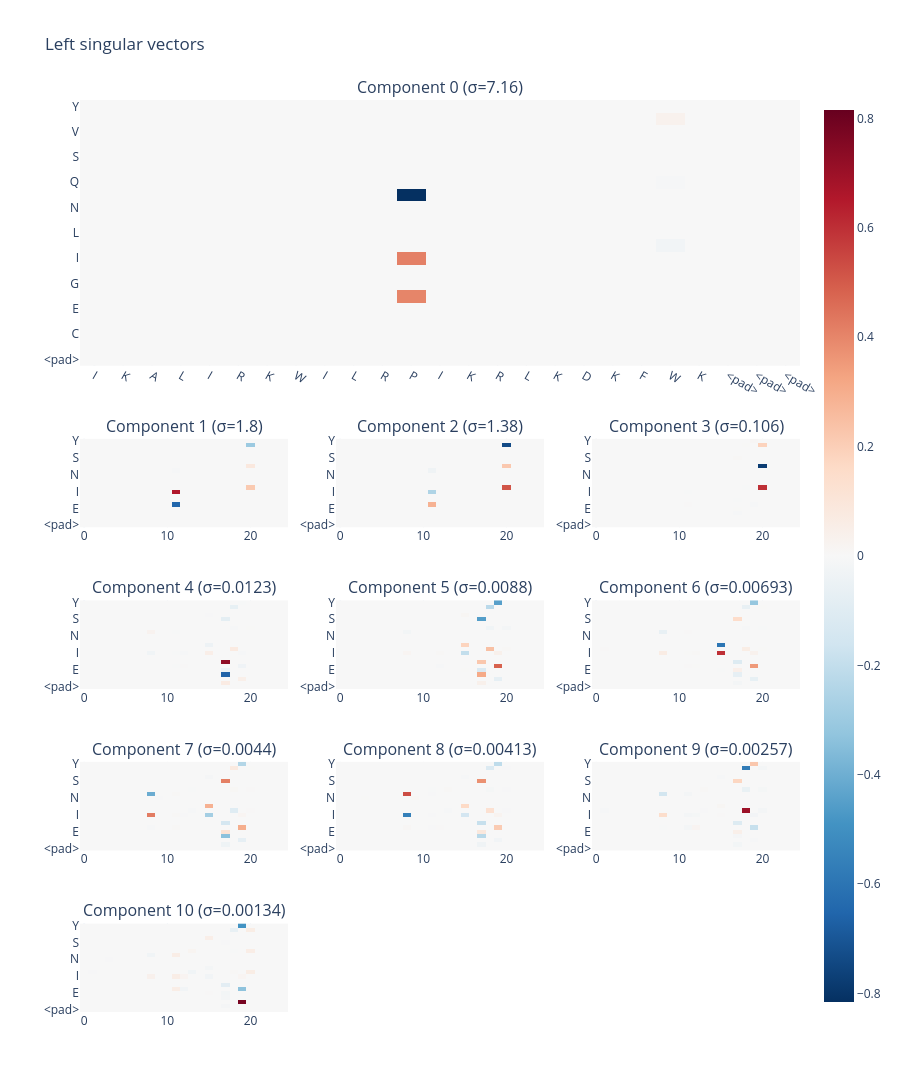

Here is the notebook cell this chart was saved with:
### Code cell
from plotly.subplots import make_subplots

selected_components = torch.where(singular > SINGULAR_VALUE_THRESHOLD)[0].tolist()

x_labels = list(decoded_peptide) + ["<pad>"] * (25 - len(decoded_peptide))

positions = np.arange(25)
customdata = np.zeros((len(alphabet), 25, 2), dtype=object)
customdata[:, :, 0] = positions
customdata[:, :, 1] = np.array(x_labels)

ncols = 3
first_component = selected_components[0]
remaining_components = selected_components[1:]
small_rows = int(np.ceil(len(remaining_components) / ncols))
nrows = 1 + small_rows

component_matrices = {
    component: (
        left[:, component]
        .reshape(25, len(alphabet))
        .T.detach()
        .cpu()
        .numpy()
    )
    for component in selected_components
}

global_color_limit = max(
    np.abs(matrix).max() for matrix in component_matrices.values()
)

subplot_titles = [
    f"Component {first_component} (σ={singular_values[first_component]:.3g})",
]

subplot_titles.extend(
    [
        f"Component {component} (σ={singular_values[component]:.3g})"
        for component in remaining_components
    ]
)
subplot_titles.extend([""] * (nrows * ncols - len(subplot_titles)))

specs = [[{"colspan": 3}, None, None]] + [
    [{"type": "heatmap"} for _ in range(ncols)]
    for _ in range(small_rows)
]

fig_grid = make_subplots(
    rows=nrows,
    cols=ncols,
    specs=specs,
    subplot_titles=subplot_titles,
    vertical_spacing=0.08,
    row_heights=[3] + [1] * small_rows,
)

def add_component_heatmap(component, row, col, showscale=False):
    matrix = component_matrices[component]

    component_customdata = np.empty((len(alphabet), 25, 2), dtype=object)
    component_customdata[:, :, 0] = positions
    component_customdata[:, :, 1] = np.array(x_labels)

    fig_grid.add_trace(
        go.Heatmap(
            z=matrix,
            x=positions,
            y=alphabet,
            colorscale="RdBu_r",
            zmid=0,
            zmin=-global_color_limit,
            zmax=global_color_limit,
            showscale=showscale,
            customdata=component_customdata,
            hovertemplate=(
                "Position: %{customdata[0]}<br>"
                "Residue: %{customdata[1]}<br>"
                "Alphabet: %{y}<br>"
                "Loading: %{z:.3f}<extra></extra>"
            ),
        ),
        row=row,
        col=col,
    )

# First singular vector: large, full-width plot.
add_component_heatmap(
    first_component,
    row=1,
    col=1,
    showscale=True,
)

# Remaining singular vectors: smaller grid.
for index, component in enumerate(remaining_components):
    row, col = divmod(index, ncols)
    add_component_heatmap(
        component,
        row=row + 2,
        col=col + 1,
    )

fig_grid.update_layout(
    title="Left singular vectors",
    template="plotly_white",
    width=900,
    height=800 + 230 * small_rows,
    xaxis={
        "tickmode": "array",
        "tickvals": np.arange(25),
        "ticktext": x_labels,
    },
)

fig_grid.show()

### Figure 1 — Plotly figure (JSON) as saved in the notebook; plotly's stock layout.template omitted (floating-point values rounded to 4 significant figures; data arrays with more than 128 entries replaced by an {"elided": "..."} marker saying what was removed)
{"data": [{"colorscale": [[0, "rgb(5,48,97)"], [0.1, "rgb(33,102,172)"], [0.2, "rgb(67,147,195)"], [0.3, "rgb(146,197,222)"], [0.4, "rgb(209,229,240)"], [0.5, "rgb(247,247,247)"], [0.6, "rgb(253,219,199)"], [0.7, "rgb(244,165,130)"], [0.8, "rgb(214,96,77)"], [0.9, "rgb(178,24,43)"], [1, "rgb(103,0,31)"]], "customdata": {"elided": "21x25x2 mixed values"}, "hovertemplate": "Position: %{customdata[0]}<br>Residue: %{customdata[1]}<br>Alphabet: %{y}<br>Loading: %{z:.3f}<extra></extra>", "showscale": true, "type": "heatmap", "x": [0, 1, 2, 3, 4, 5, 6, 7, 8, 9, 10, 11, 12, 13, 14, 15, 16, 17, 18, 19, 20, 21, 22, 23, 24], "xaxis": "x", "y": ["<pad>", "A", "C", "D", "E", "F", "G", "H", "I", "K", "L", "M", "N", "P", "Q", "R", "S", "T", "V", "W", "Y"], "yaxis": "y", "z": {"elided": "21x25 float values"}, "zmax": 0.8157, "zmid": 0, "zmin": -0.8157}, {"colorscale": [[0, "rgb(5,48,97)"], [0.1, "rgb(33,102,172)"], [0.2, "rgb(67,147,195)"], [0.3, "rgb(146,197,222)"], [0.4, "rgb(209,229,240)"], [0.5, "rgb(247,247,247)"], [0.6, "rgb(253,219,199)"], [0.7, "rgb(244,165,130)"], [0.8, "rgb(214,96,77)"], [0.9, "rgb(178,24,43)"], [1, "rgb(103,0,31)"]], "customdata": {"elided": "21x25x2 mixed values"}, "hovertemplate": "Position: %{customdata[0]}<br>Residue: %{customdata[1]}<br>Alphabet: %{y}<br>Loading: %{z:.3f}<extra></extra>", "showscale": false, "type": "heatmap", "x": [0, 1, 2, 3, 4, 5, 6, 7, 8, 9, 10, 11, 12, 13, 14, 15, 16, 17, 18, 19, 20, 21, 22, 23, 24], "xaxis": "x2", "y": ["<pad>", "A", "C", "D", "E", "F", "G", "H", "I", "K", "L", "M", "N", "P", "Q", "R", "S", "T", "V", "W", "Y"], "yaxis": "y2", "z": {"elided": "21x25 float values"}, "zmax": 0.8157, "zmid": 0, "zmin": -0.8157}, {"colorscale": [[0, "rgb(5,48,97)"], [0.1, "rgb(33,102,172)"], [0.2, "rgb(67,147,195)"], [0.3, "rgb(146,197,222)"], [0.4, "rgb(209,229,240)"], [0.5, "rgb(247,247,247)"], [0.6, "rgb(253,219,199)"], [0.7, "rgb(244,165,130)"], [0.8, "rgb(214,96,77)"], [0.9, "rgb(178,24,43)"], [1, "rgb(103,0,31)"]], "customdata": {"elided": "21x25x2 mixed values"}, "hovertemplate": "Position: %{customdata[0]}<br>Residue: %{customdata[1]}<br>Alphabet: %{y}<br>Loading: %{z:.3f}<extra></extra>", "showscale": false, "type": "heatmap", "x": [0, 1, 2, 3, 4, 5, 6, 7, 8, 9, 10, 11, 12, 13, 14, 15, 16, 17, 18, 19, 20, 21, 22, 23, 24], "xaxis": "x3", "y": ["<pad>", "A", "C", "D", "E", "F", "G", "H", "I", "K", "L", "M", "N", "P", "Q", "R", "S", "T", "V", "W", "Y"], "yaxis": "y3", "z": {"elided": "21x25 float values"}, "zmax": 0.8157, "zmid": 0, "zmin": -0.8157}, {"colorscale": [[0, "rgb(5,48,97)"], [0.1, "rgb(33,102,172)"], [0.2, "rgb(67,147,195)"], [0.3, "rgb(146,197,222)"], [0.4, "rgb(209,229,240)"], [0.5, "rgb(247,247,247)"], [0.6, "rgb(253,219,199)"], [0.7, "rgb(244,165,130)"], [0.8, "rgb(214,96,77)"], [0.9, "rgb(178,24,43)"], [1, "rgb(103,0,31)"]], "customdata": {"elided": "21x25x2 mixed values"}, "hovertemplate": "Position: %{customdata[0]}<br>Residue: %{customdata[1]}<br>Alphabet: %{y}<br>Loading: %{z:.3f}<extra></extra>", "showscale": false, "type": "heatmap", "x": [0, 1, 2, 3, 4, 5, 6, 7, 8, 9, 10, 11, 12, 13, 14, 15, 16, 17, 18, 19, 20, 21, 22, 23, 24], "xaxis": "x4", "y": ["<pad>", "A", "C", "D", "E", "F", "G", "H", "I", "K", "L", "M", "N", "P", "Q", "R", "S", "T", "V", "W", "Y"], "yaxis": "y4", "z": {"elided": "21x25 float values"}, "zmax": 0.8157, "zmid": 0, "zmin": -0.8157}, {"colorscale": [[0, "rgb(5,48,97)"], [0.1, "rgb(33,102,172)"], [0.2, "rgb(67,147,195)"], [0.3, "rgb(146,197,222)"], [0.4, "rgb(209,229,240)"], [0.5, "rgb(247,247,247)"], [0.6, "rgb(253,219,199)"], [0.7, "rgb(244,165,130)"], [0.8, "rgb(214,96,77)"], [0.9, "rgb(178,24,43)"], [1, "rgb(103,0,31)"]], "customdata": {"elided": "21x25x2 mixed values"}, "hovertemplate": "Position: %{customdata[0]}<br>Residue: %{customdata[1]}<br>Alphabet: %{y}<br>Loading: %{z:.3f}<extra></extra>", "showscale": false, "type": "heatmap", "x": [0, 1, 2, 3, 4, 5, 6, 7, 8, 9, 10, 11, 12, 13, 14, 15, 16, 17, 18, 19, 20, 21, 22, 23, 24], "xaxis": "x5", "y": ["<pad>", "A", "C", "D", "E", "F", "G", "H", "I", "K", "L", "M", "N", "P", "Q", "R", "S", "T", "V", "W", "Y"], "yaxis": "y5", "z": {"elided": "21x25 float values"}, "zmax": 0.8157, "zmid": 0, "zmin": -0.8157}, {"colorscale": [[0, "rgb(5,48,97)"], [0.1, "rgb(33,102,172)"], [0.2, "rgb(67,147,195)"], [0.3, "rgb(146,197,222)"], [0.4, "rgb(209,229,240)"], [0.5, "rgb(247,247,247)"], [0.6, "rgb(253,219,199)"], [0.7, "rgb(244,165,130)"], [0.8, "rgb(214,96,77)"], [0.9, "rgb(178,24,43)"], [1, "rgb(103,0,31)"]], "customdata": {"elided": "21x25x2 mixed values"}, "hovertemplate": "Position: %{customdata[0]}<br>Residue: %{customdata[1]}<br>Alphabet: %{y}<br>Loading: %{z:.3f}<extra></extra>", "showscale": false, "type": "heatmap", "x": [0, 1, 2, 3, 4, 5, 6, 7, 8, 9, 10, 11, 12, 13, 14, 15, 16, 17, 18, 19, 20, 21, 22, 23, 24], "xaxis": "x6", "y": ["<pad>", "A", "C", "D", "E", "F", "G", "H", "I", "K", "L", "M", "N", "P", "Q", "R", "S", "T", "V", "W", "Y"], "yaxis": "y6", "z": {"elided": "21x25 float values"}, "zmax": 0.8157, "zmid": 0, "zmin": -0.8157}, {"colorscale": [[0, "rgb(5,48,97)"], [0.1, "rgb(33,102,172)"], [0.2, "rgb(67,147,195)"], [0.3, "rgb(146,197,222)"], [0.4, "rgb(209,229,240)"], [0.5, "rgb(247,247,247)"], [0.6, "rgb(253,219,199)"], [0.7, "rgb(244,165,130)"], [0.8, "rgb(214,96,77)"], [0.9, "rgb(178,24,43)"], [1, "rgb(103,0,31)"]], "customdata": {"elided": "21x25x2 mixed values"}, "hovertemplate": "Position: %{customdata[0]}<br>Residue: %{customdata[1]}<br>Alphabet: %{y}<br>Loading: %{z:.3f}<extra></extra>", "showscale": false, "type": "heatmap", "x": [0, 1, 2, 3, 4, 5, 6, 7, 8, 9, 10, 11, 12, 13, 14, 15, 16, 17, 18, 19, 20, 21, 22, 23, 24], "xaxis": "x7", "y": ["<pad>", "A", "C", "D", "E", "F", "G", "H", "I", "K", "L", "M", "N", "P", "Q", "R", "S", "T", "V", "W", "Y"], "yaxis": "y7", "z": {"elided": "21x25 float values"}, "zmax": 0.8157, "zmid": 0, "zmin": -0.8157}, {"colorscale": [[0, "rgb(5,48,97)"], [0.1, "rgb(33,102,172)"], [0.2, "rgb(67,147,195)"], [0.3, "rgb(146,197,222)"], [0.4, "rgb(209,229,240)"], [0.5, "rgb(247,247,247)"], [0.6, "rgb(253,219,199)"], [0.7, "rgb(244,165,130)"], [0.8, "rgb(214,96,77)"], [0.9, "rgb(178,24,43)"], [1, "rgb(103,0,31)"]], "customdata": {"elided": "21x25x2 mixed values"}, "hovertemplate": "Position: %{customdata[0]}<br>Residue: %{customdata[1]}<br>Alphabet: %{y}<br>Loading: %{z:.3f}<extra></extra>", "showscale": false, "type": "heatmap", "x": [0, 1, 2, 3, 4, 5, 6, 7, 8, 9, 10, 11, 12, 13, 14, 15, 16, 17, 18, 19, 20, 21, 22, 23, 24], "xaxis": "x8", "y": ["<pad>", "A", "C", "D", "E", "F", "G", "H", "I", "K", "L", "M", "N", "P", "Q", "R", "S", "T", "V", "W", "Y"], "yaxis": "y8", "z": {"elided": "21x25 float values"}, "zmax": 0.8157, "zmid": 0, "zmin": -0.8157}, {"colorscale": [[0, "rgb(5,48,97)"], [0.1, "rgb(33,102,172)"], [0.2, "rgb(67,147,195)"], [0.3, "rgb(146,197,222)"], [0.4, "rgb(209,229,240)"], [0.5, "rgb(247,247,247)"], [0.6, "rgb(253,219,199)"], [0.7, "rgb(244,165,130)"], [0.8, "rgb(214,96,77)"], [0.9, "rgb(178,24,43)"], [1, "rgb(103,0,31)"]], "customdata": {"elided": "21x25x2 mixed values"}, "hovertemplate": "Position: %{customdata[0]}<br>Residue: %{customdata[1]}<br>Alphabet: %{y}<br>Loading: %{z:.3f}<extra></extra>", "showscale": false, "type": "heatmap", "x": [0, 1, 2, 3, 4, 5, 6, 7, 8, 9, 10, 11, 12, 13, 14, 15, 16, 17, 18, 19, 20, 21, 22, 23, 24], "xaxis": "x9", "y": ["<pad>", "A", "C", "D", "E", "F", "G", "H", "I", "K", "L", "M", "N", "P", "Q", "R", "S", "T", "V", "W", "Y"], "yaxis": "y9", "z": {"elided": "21x25 float values"}, "zmax": 0.8157, "zmid": 0, "zmin": -0.8157}, {"colorscale": [[0, "rgb(5,48,97)"], [0.1, "rgb(33,102,172)"], [0.2, "rgb(67,147,195)"], [0.3, "rgb(146,197,222)"], [0.4, "rgb(209,229,240)"], [0.5, "rgb(247,247,247)"], [0.6, "rgb(253,219,199)"], [0.7, "rgb(244,165,130)"], [0.8, "rgb(214,96,77)"], [0.9, "rgb(178,24,43)"], [1, "rgb(103,0,31)"]], "customdata": {"elided": "21x25x2 mixed values"}, "hovertemplate": "Position: %{customdata[0]}<br>Residue: %{customdata[1]}<br>Alphabet: %{y}<br>Loading: %{z:.3f}<extra></extra>", "showscale": false, "type": "heatmap", "x": [0, 1, 2, 3, 4, 5, 6, 7, 8, 9, 10, 11, 12, 13, 14, 15, 16, 17, 18, 19, 20, 21, 22, 23, 24], "xaxis": "x10", "y": ["<pad>", "A", "C", "D", "E", "F", "G", "H", "I", "K", "L", "M", "N", "P", "Q", "R", "S", "T", "V", "W", "Y"], "yaxis": "y10", "z": {"elided": "21x25 float values"}, "zmax": 0.8157, "zmid": 0, "zmin": -0.8157}, {"colorscale": [[0, "rgb(5,48,97)"], [0.1, "rgb(33,102,172)"], [0.2, "rgb(67,147,195)"], [0.3, "rgb(146,197,222)"], [0.4, "rgb(209,229,240)"], [0.5, "rgb(247,247,247)"], [0.6, "rgb(253,219,199)"], [0.7, "rgb(244,165,130)"], [0.8, "rgb(214,96,77)"], [0.9, "rgb(178,24,43)"], [1, "rgb(103,0,31)"]], "customdata": {"elided": "21x25x2 mixed values"}, "hovertemplate": "Position: %{customdata[0]}<br>Residue: %{customdata[1]}<br>Alphabet: %{y}<br>Loading: %{z:.3f}<extra></extra>", "showscale": false, "type": "heatmap", "x": [0, 1, 2, 3, 4, 5, 6, 7, 8, 9, 10, 11, 12, 13, 14, 15, 16, 17, 18, 19, 20, 21, 22, 23, 24], "xaxis": "x11", "y": ["<pad>", "A", "C", "D", "E", "F", "G", "H", "I", "K", "L", "M", "N", "P", "Q", "R", "S", "T", "V", "W", "Y"], "yaxis": "y11", "z": {"elided": "21x25 float values"}, "zmax": 0.8157, "zmid": 0, "zmin": -0.8157}], "layout": {"annotations": [{"font": {"size": 16}, "showarrow": false, "text": "Component 0 (σ=7.16)", "x": 0.5, "xanchor": "center", "xref": "paper", "y": 1.0, "yanchor": "bottom", "yref": "paper"}, {"font": {"size": 16}, "showarrow": false, "text": "Component 1 (σ=1.8)", "x": 0.1444, "xanchor": "center", "xref": "paper", "y": 0.6286, "yanchor": "bottom", "yref": "paper"}, {"font": {"size": 16}, "showarrow": false, "text": "Component 2 (σ=1.38)", "x": 0.5, "xanchor": "center", "xref": "paper", "y": 0.6286, "yanchor": "bottom", "yref": "paper"}, {"font": {"size": 16}, "showarrow": false, "text": "Component 3 (σ=0.106)", "x": 0.8556, "xanchor": "center", "xref": "paper", "y": 0.6286, "yanchor": "bottom", "yref": "paper"}, {"font": {"size": 16}, "showarrow": false, "text": "Component 4 (σ=0.0123)", "x": 0.1444, "xanchor": "center", "xref": "paper", "y": 0.4514, "yanchor": "bottom", "yref": "paper"}, {"font": {"size": 16}, "showarrow": false, "text": "Component 5 (σ=0.0088)", "x": 0.5, "xanchor": "center", "xref": "paper", "y": 0.4514, "yanchor": "bottom", "yref": "paper"}, {"font": {"size": 16}, "showarrow": false, "text": "Component 6 (σ=0.00693)", "x": 0.8556, "xanchor": "center", "xref": "paper", "y": 0.4514, "yanchor": "bottom", "yref": "paper"}, {"font": {"size": 16}, "showarrow": false, "text": "Component 7 (σ=0.0044)", "x": 0.1444, "xanchor": "center", "xref": "paper", "y": 0.2743, "yanchor": "bottom", "yref": "paper"}, {"font": {"size": 16}, "showarrow": false, "text": "Component 8 (σ=0.00413)", "x": 0.5, "xanchor": "center", "xref": "paper", "y": 0.2743, "yanchor": "bottom", "yref": "paper"}, {"font": {"size": 16}, "showarrow": false, "text": "Component 9 (σ=0.00257)", "x": 0.8556, "xanchor": "center", "xref": "paper", "y": 0.2743, "yanchor": "bottom", "yref": "paper"}, {"font": {"size": 16}, "showarrow": false, "text": "Component 10 (σ=0.00134)", "x": 0.1444, "xanchor": "center", "xref": "paper", "y": 0.09714, "yanchor": "bottom", "yref": "paper"}], "height": 1720, "title": {"text": "Left singular vectors"}, "width": 900, "xaxis": {"anchor": "y", "domain": [0, 1], "tickmode": "array", "ticktext": ["I", "K", "A", "L", "I", "R", "K", "W", "I", "L", "R", "P", "I", "K", "R", "L", "K", "D", "K", "F", "W", "K", "<pad>", "<pad>", "<pad>"], "tickvals": [0, 1, 2, 3, 4, 5, 6, 7, 8, 9, 10, 11, 12, 13, 14, 15, 16, 17, 18, 19, 20, 21, 22, 23, 24]}, "xaxis10": {"anchor": "y10", "domain": [0.7111, 1]}, "xaxis11": {"anchor": "y11", "domain": [0, 0.2889]}, "xaxis12": {"anchor": "y12", "domain": [0.3556, 0.6444]}, "xaxis13": {"anchor": "y13", "domain": [0.7111, 1]}, "xaxis2": {"anchor": "y2", "domain": [0, 0.2889]}, "xaxis3": {"anchor": "y3", "domain": [0.3556, 0.6444]}, "xaxis4": {"anchor": "y4", "domain": [0.7111, 1]}, "xaxis5": {"anchor": "y5", "domain": [0, 0.2889]}, "xaxis6": {"anchor": "y6", "domain": [0.3556, 0.6444]}, "xaxis7": {"anchor": "y7", "domain": [0.7111, 1]}, "xaxis8": {"anchor": "y8", "domain": [0, 0.2889]}, "xaxis9": {"anchor": "y9", "domain": [0.3556, 0.6444]}, "yaxis": {"anchor": "x", "domain": [0.7086, 1.0]}, "yaxis10": {"anchor": "x10", "domain": [0.1771, 0.2743]}, "yaxis11": {"anchor": "x11", "domain": [0, 0.09714]}, "yaxis12": {"anchor": "x12", "domain": [0, 0.09714]}, "yaxis13": {"anchor": "x13", "domain": [0, 0.09714]}, "yaxis2": {"anchor": "x2", "domain": [0.5314, 0.6286]}, "yaxis3": {"anchor": "x3", "domain": [0.5314, 0.6286]}, "yaxis4": {"anchor": "x4", "domain": [0.5314, 0.6286]}, "yaxis5": {"anchor": "x5", "domain": [0.3543, 0.4514]}, "yaxis6": {"anchor": "x6", "domain": [0.3543, 0.4514]}, "yaxis7": {"anchor": "x7", "domain": [0.3543, 0.4514]}, "yaxis8": {"anchor": "x8", "domain": [0.1771, 0.2743]}, "yaxis9": {"anchor": "x9", "domain": [0.1771, 0.2743]}}}
